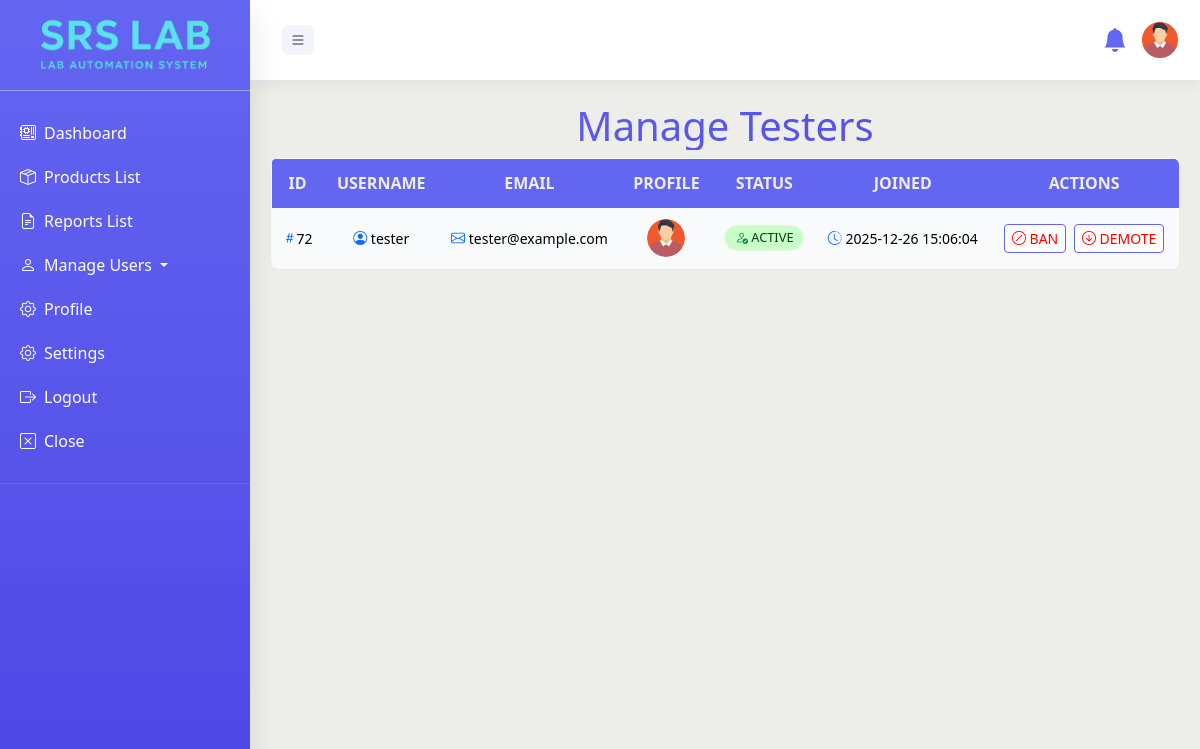
Screenshot of /adminplayground/manage_testers.php (signed in) with the database file from the repository.
### tables this page shows
CREATE TABLE `users` (
  `id` int(11) NOT NULL,
  `username` varchar(50) NOT NULL,
  `email` varchar(100) NOT NULL,
  `password` varchar(255) NOT NULL,
  `profile_img` varchar(255) NOT NULL,
  `role` enum('admin','user','analyst','supplier','tester') NOT NULL DEFAULT 'user',
  `status` enum('active','banned') DEFAULT 'active',
  `created_at` timestamp NOT NULL DEFAULT current_timestamp(),
  `last_login` timestamp NULL DEFAULT NULL,
  `bg-img` varchar(255) NOT NULL,
  `otp_code` varchar(6) DEFAULT NULL,
  `otp_expiry` datetime DEFAULT NULL,
  `greetings` tinyint(1) DEFAULT 0 COMMENT '0 = not sent, 1 = sent',
  `preferred_language` varchar(10) DEFAULT 'en'
);

### config/auth.php (called while the page is built, shortened)
<?php
$role = $_SESSION['role'];
?>

### adminplayground/manage_testers.php (the view, shortened to what this page needs)
<?php
include "../config/auth.php";
include "../config/action_logger.php";
$testers = mysqli_query($conn, "SELECT id, username, email, profile_img, status, created_at FROM users WHERE role='tester' ORDER BY created_at DESC");
?>
<!DOCTYPE html>
<html lang="en">
<head>
  <link rel="stylesheet" href="../css/read.css">
  <?php include "../xtras/link.php";?>
  <link rel="stylesheet" href="alert.css">
</head>
<body>
<?php
if ($role === 'admin') {
    include '../xtras/adminhead.php';
}
?>
<div class="main">
 <h1>Manage Testers</h1>
  <div class="table-responsive">
    <table class="table-custom">
      <thead>
        <tr>
          <th>ID</th>
          <th>Username</th>
          <th>Email</th>
          <th>Profile</th>
          <th>Status</th>
          <th>Joined</th>
          <th>Actions</th>
        </tr>
      </thead>
      <tbody>
   <?php if(mysqli_num_rows($testers) > 0): ?>
        <?php foreach ($testers as $t): ?>
          <tr>
            <td><i class="bi bi-hash text-primary"></i><?= $t['id']; ?></td>
          <td><i class="bi bi-person-circle text-primary"></i> <?= htmlspecialchars($t['username']); ?></td>
          <td><i class="bi bi-envelope text-primary"></i> <?= htmlspecialchars($t['email']); ?></td>
          <td class="rounded-circle">
            <img src="../<?= htmlspecialchars($t['profile_img']); ?>" width="80"  alt="User profile image">
          </td>
<td>
            <?php if ($t['status'] === 'banned'): ?>
              <span class="badge-user badge-banned"><i class="bi bi-person-x text-danger"></i> Banned</span>
            <?php else: ?>
              <span class="badge-user badge-active"><i class="bi bi-person-check text-success"></i> Active</span>
            <?php endif; ?>
          </td>
            <td><i class="bi bi-clock-history text-primary"></i> <?= htmlspecialchars($t['created_at']); ?></td>
            <td>
              <?php if ($t['status'] === 'active'): ?>
                <a href="#" onclick="confirmAction(event, '?action=ban&id=<?= $t['id'] ?>', 'ban this tester')" class="btn-delete">
                  <i class="bi bi-slash-circle"></i> Ban
                </a>
              <?php else: ?>
                <a href="#" onclick="confirmAction(event, '?action=unban&id=<?= $t['id'] ?>', 'unban this tester')" class="btn-update">
                  <i class="bi bi-check-circle"></i> Unban
                </a>
              <?php endif; ?>
              <a href="#" onclick="confirmAction(event, '?action=demote&id=<?= $t['id'] ?>', 'demote this tester to user')" class="btn-delete">
                <i class="bi bi-arrow-down-circle"></i> Demote
              </a>
            </td>
          </tr>
        <?php endforeach; ?>
        <?php else:?>
          <tr>
            <td colspan="8" class="text-center">No testers found.</td>
          </tr>
          <?php endif; ?>
      </tbody>
    </table>
  </div>
</div>
</body>
</html>

### xtras/adminhead.php (shortened to what this page needs)
<?php
include "../config/auth.php";
$user_id = $_SESSION['user_id'] ?? 0;
if ($user_id) {
    $res = mysqli_query($conn, "SELECT username, profile_img, email FROM users WHERE id = $user_id LIMIT 1");
    $user = mysqli_fetch_assoc($res);
}
?>
<link rel="stylesheet" href="../css/board.css">
<nav id="sidebar">
        <div class="sidebar-header">
            <h3></i><img class="logo" src="../images/logo22.png" alt=""></h3>
        </div>
        <ul class="list-unstyled components">
            <li><a href="../dashboard/admin.php" title="Dashboard"><i class="bi bi-motherboard me-2"></i>Dashboard</a></li>
            <li><a href="../products/list_products.php" title="Products List"><i class="bi bi-box-seam me-2"></i>Products List</a></li>
            <li><a href="../reports/list_reports.php" title="Reports List"><i class="bi bi-file-earmark-text me-2"></i>Reports List</a></li>
            <li>
                <a href="#productssubmenu" data-bs-toggle="collapse" aria-expanded="false" class="dropdown-toggle" title="Manage Users">
                    <i class="bi bi-person me-2"></i>Manage Users
                </a>
            </li>
            <li><a href="../users/settings.php" title="Profile"><i class="bi bi-gear me-2"></i>Profile</a></li>
            <li><a href="../users/settings.php" title="Settings"><i class="bi bi-gear me-2"></i>Settings</a></li>
            <li><a href="../users/logout.php" title="Logout"><i class="bi bi-box-arrow-right me-2"></i>Logout</a></li>
            <li><a id="sidebarCollapsex" href="#" title="Close"><i class="bi bi-x-square me-2"></i>Close</a></li>
        </ul>
    </nav>
    <div id="content">
           <nav class="navbar navbar-expand-lg align-items-center">
            <div class="container-fluid">
                <button type="button" title="Sidebar Collapse" id="sidebarCollapse" class="btn btn-toggle"  aria-expanded="false">
                <i class="bi bi-list"></i>
                </button>
            </div>
<div class="collapse navbar-collapse" id="navbarSupportedContent">
    <ul class="navbar-nav ms-auto mb-2 mb-lg-0 text-center align-items-center">
        <li class="nav-item">
<button id="notifBell" class="btn position-relative" title="notification" data-bs-toggle="modal" data-bs-target="#notifModal">
    <i class="bi bi-bell-fill fs-4"></i>
</button>
        </li>
        <li class="nav-item">
  <div class="admin-badge">
    <img src="../<?= htmlspecialchars($user['profile_img'] ?? 'adm.png'); ?>"
         alt="<?= htmlspecialchars($user['username'] ?? 'User'); ?> "
         class="admin-avatar"
         title="<?= htmlspecialchars(($user['username'] ?? 'User') . "\n" . ($user['email'] ?? 'User@gmail.com')); ?>">
  </div>
</li>
    </ul>
</div>
        </nav>

### css/read.css (style rules this page uses)
:root { --text: #000000; --background: #edede9; --secondary: #f8fafc; --primary: #6366f1; --border: transparent; --input: #ffffff; --accent: #4f46e5; }
body { opacity: 0; transition: opacity 0.5s ease-in-out; }
html,body { height: 100%; width: 100%; }
.main { width: 100%; height: 80vh; }
body { background-color: var(--background) !important; color: var(--text); font-family: "Inter", Arial, sans-serif; display: flex; justify-content: center; align-items: center; min-height: 100vh; overflow-x: hidden; }
.main { flex-direction: column; white-space: nowrap; padding: 20px; background: var(--background); border: 1px solid transparent; backdrop-filter: blur(5px); margin: 0px !important; border-radius: 15px; }
h1 { font-weight: 700; font-size: 2.5rem; background: linear-gradient(135deg, var(--primary), var(--accent)); -webkit-background-clip: text; -webkit-text-fill-color: transparent; background-clip: text; margin-bottom: 2rem; text-align: center; }
.table-custom { width: 100%; border-collapse: collapse; background: var(--secondary); border: 1px solid transparent !important; border-radius: 10px !important; }
.table-custom thead { background: var(--primary); color: var(--background); border-radius: 5px !important; border: 1px solid transparent !important; }
.table-custom thead th { font-weight: 700; text-transform: uppercase; text-align: center; padding: 12px; color: var(--background); border: 1px solid transparent !important; }
.table-custom tbody { background-color: var(--secondary) !important; padding: 10px; text-align: center; margin-bottom: 1px solid var(--accent) !important; font-size: 14px; border-radius: 5px !important; border: 1px solid transparent !important; }
.table-custom tbody td { background-color: var(--secondary) !important; padding: 10px; color: var(--text); text-align: center; border-radius: 0px !important; margin-bottom: 1px solid var(--accent) !important; font-size: 14px; border: 1px solid transparent !important; }
.table-custom img { background-color: transparent!important; color: var(--text); border: 1px solid transparent !important; width: 40px; height: 40px; object-fit: cover; border-radius: 50px !important; }
.badge-status, .badge-result, .badge-user { padding: 2.5px 5px !important; font-size: 0.8rem; font-weight: 500; min-width: 80px; border: 1px solid beige !important; text-transform: capitalize; display: inline-block; text-transform: uppercase; border-radius: 50px; }
.badge-passed, .badge-active { color: #0d3b0d !important; background-color: #c8ffc8 !important; }
.btn-delete, .btn-update, .btn-view, .btn-test { padding: 3px 7px; font-weight: 400; font-size: 1rem; margin: 2px; text-transform: uppercase; border: 0.5px solid var(--primary) !important; transition: all 0.2s ease; font-size: 14px; display: inline-block; text-decoration: none; border-radius: 4px; cursor: pointer; }
.btn-delete { background-color: white; color: red; }
li a { text-decoration: none !important; }

### xtras/translate_init.php (style rules this page uses)
body { top: 0 !important; position: static !important; }

### xtras/adminhead.php (style rules this page uses)
.logo { height: 60px; }
.bi-bell-fill { color: #6366f1 !important; }

### rows the page displays
users: profile_img (placeholder picture)
users: id "72", username "tester", email "tester@example.com", profile_img (placeholder picture), status "active" (drawn), created_at "2025-12-26 15:06:04"
